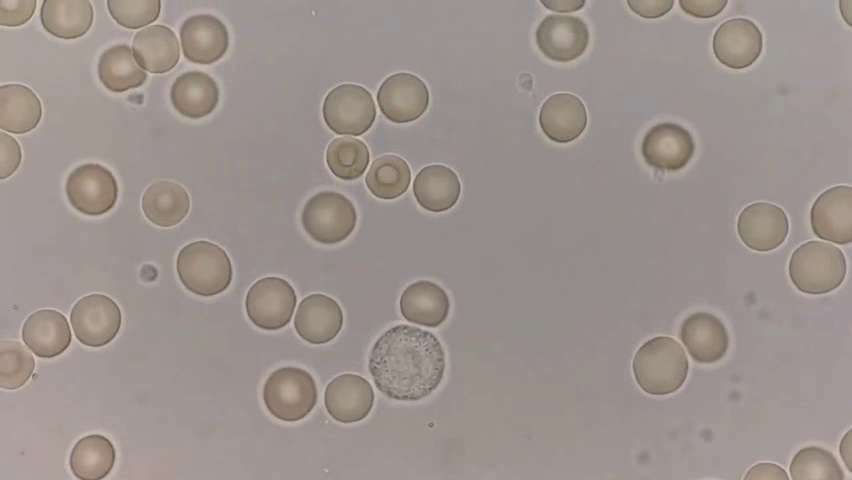
#> input picture frame 41 of Project/detcells.mp4, 852 x 480 px, given in place of cell.mp4, which was not available
$ python 3newblood.py
#> lines starting #> are read from the running program, lines starting #| are printed output that depends on the picture
import cv2
import numpy as np

# set up the Kalman filter
kalman = cv2.KalmanFilter(4, 2)
kalman.measurementMatrix = np.array([[1, 0, 0, 0], [0, 1, 0, 0]], np.float32)
kalman.transitionMatrix = np.array([[1, 0, 1, 0], [0, 1, 0, 1], [0, 0, 1, 0], [0, 0, 0, 1]], np.float32)
kalman.processNoiseCov = np.array([[1, 0, 0, 0], [0, 1, 0, 0], [0, 0, 1, 0], [0, 0, 0, 1]], np.float32) * 0.03
kalman.measurementNoiseCov = np.array([[1, 0], [0, 1]], np.float32) * 0.001

# open the video file
vid = cv2.VideoCapture("cell.mp4")
if (vid.isOpened()== False):
  print("Error opening video stream or file")

# frame parameters
fps = vid.get(cv2.CAP_PROP_FPS)
frame_count = int(vid.get(cv2.CAP_PROP_FRAME_COUNT))
frame_width = int(vid.get(cv2.CAP_PROP_FRAME_WIDTH))
frame_height = int(vid.get(cv2.CAP_PROP_FRAME_HEIGHT))
new_width = int(frame_width/1.5)
new_height = int(frame_height/1.5)

# setting the video writer
fourcc = cv2.VideoWriter_fourcc(*'mp4v')
frame_size = (frame_width, frame_height)
out = cv2.VideoWriter('TrackedCells.mp4', fourcc, fps, frame_size, True)

###############################

cells = []
cell_id = 0  # initialize the first cell ID

# font and text color
font = cv2.FONT_HERSHEY_SIMPLEX
color = (0, 255, 0)  # green

while (vid.isOpened()):
    # Capture frame-by-frame
    ret, frame = vid.read()
#> frame is the input picture: shape (480, 852, 3); mean B, G, R 141.1, 146, 155.7
    if ret:

        #resize the frame
        resized_frame = cv2.resize(frame, (new_width, new_height))

        # Apply histogram equalization to increase contrast
        gray_frame = cv2.cvtColor(resized_frame, cv2.COLOR_BGR2GRAY)
        equ = cv2.equalizeHist(gray_frame)
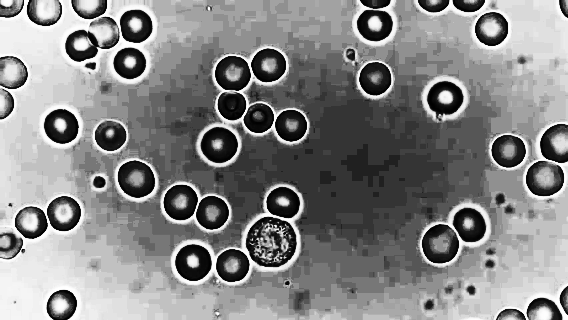
#> equ: shape (320, 568); min 0, max 255, mean 133.4

        # Predict the next state of each cell using the Kalman filter
        predicted = kalman.predict()

        # Draw the predicted state of each cell as a green circle
        for i in range(len(cells)):
            x, y = cells[i][0]
            r = cells[i][1]
            predicted_state = np.array([x, y], np.float32)
            predicted_state = np.reshape(predicted_state, (2, 1))
            predicted = kalman.predict()
            predicted = np.reshape(predicted, (2, 1))
            cv2.circle(resized_frame, (predicted[0], predicted[1]), r, color, thickness=2)

        # Display the resulting tracking frame
    cv2.imshow("Tracking", resized_frame)

    # Exit if the user presses 'q'
    if cv2.waitKey(round(1000/fps)) & 0xFF == ord('q'):
#> (key q is pressed here)
        break

# Release the capture and destroy any OpenCV windows
vid.release()
cv2.destroyAllWindows()

$ run again, starting later in the video
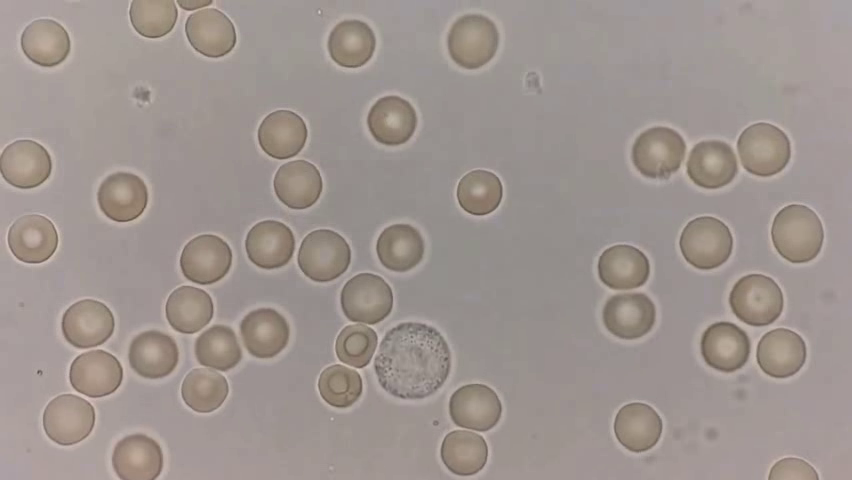
#> input picture frame 184 of Project/detcells.mp4, 852 x 480 px, given in place of cell.mp4, which was not available
#> frame is the input picture: shape (480, 852, 3); mean B, G, R 143.2, 147.9, 157.8
#> `equ = cv2.equalizeHist(gray_frame)`:
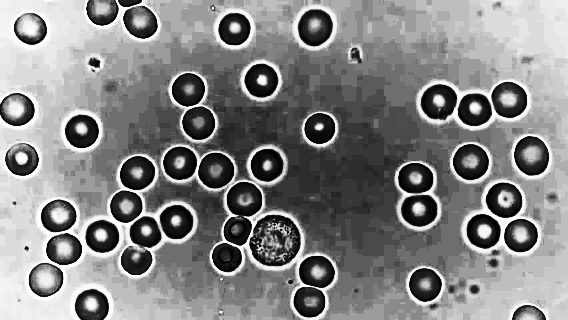
#> equ: shape (320, 568); min 0, max 255, mean 132.2

$ run again, starting later in the video
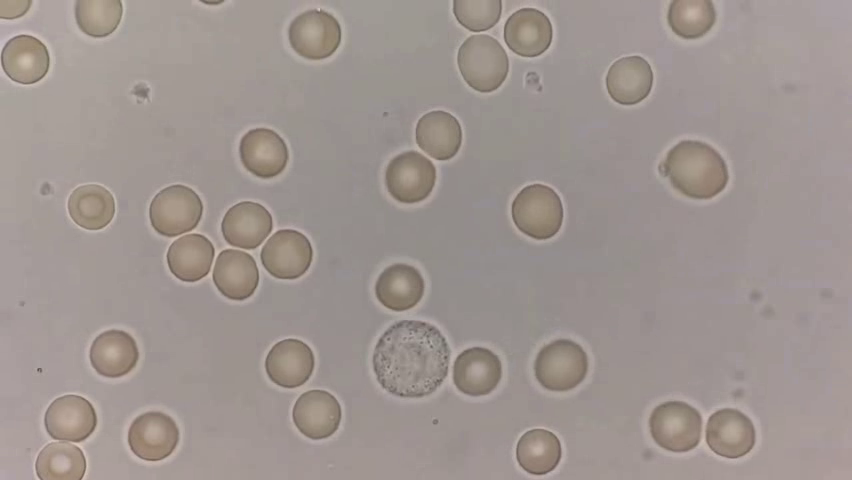
#> input picture frame 328 of Project/detcells.mp4, 852 x 480 px, given in place of cell.mp4, which was not available
#> frame is the input picture: shape (480, 852, 3); mean B, G, R 144, 148.4, 158.3
#> `equ = cv2.equalizeHist(gray_frame)`:
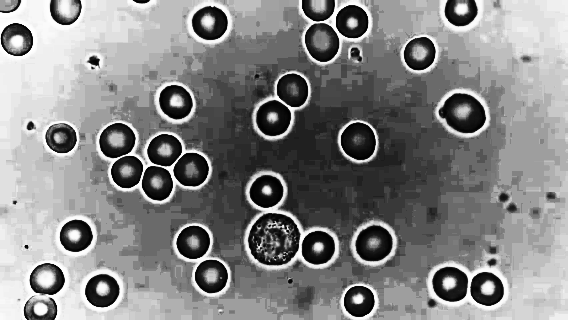
#> equ: shape (320, 568); min 0, max 255, mean 133
